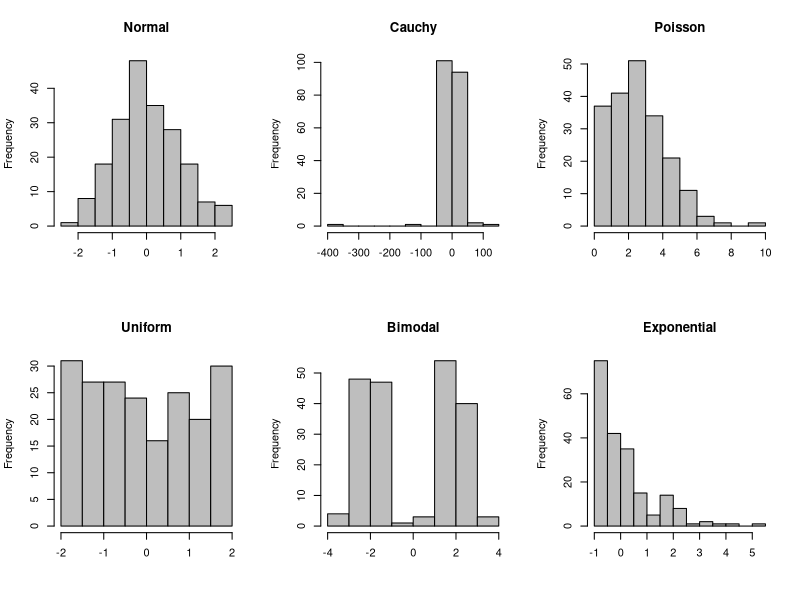
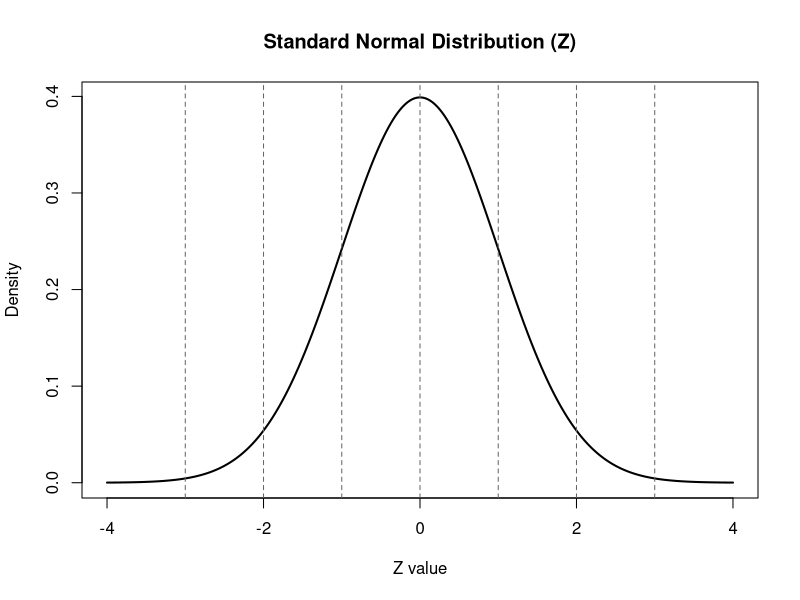

Generate these figures, in order, with R:
## ---- chunk 1
# ──────────────────────────────────────────────
# Task 1 — Interpreting Types of Data
# ──────────────────────────────────────────────
# Decide for each vector whether it represents:
#   • categorical / nominal data
#   • ordinal data
#   • metric data (discrete or continuous)
# and explain your reasoning briefly.
# ──────────────────────────────────────────────

vector_of_integers     <- c(120L, 132L, 98L, 110L, 145L, 121L)
vector_of_denominators <- c(120L, 132L, 98L, 110L, 145L, 121L)
vector_of_floats       <- c(120L, 132L, 98L, 110L, 145L, 121L)
vector_of_factors      <- c(120L, 132L, 98L, 110L, 145L, 121L)
vector_of_vectors      <- c(vector_of_integers, vector_of_integers, vector_of_integers)

# Note:
# The numerical form alone does not determine the statistical type —
# interpretation depends on the intended meaning of the data.
## ---- chunk 2
# ──────────────────────────────────────────────
# Task 2 — Assessing Distributions Visually
# ──────────────────────────────────────────────
# 1. Which of the following distributions approximates a Normal
#    distribution second best and which worst?
# 2. For each distribution, provide a biological or experimental
#    example where it may occur.
# ──────────────────────────────────────────────

set.seed(1)

# Generate data from various distributions
values_normal   <- stats::rnorm(200, mean = 0, sd = 1)           # Gaussian / Normal
values_cauchy   <- stats::rcauchy(200, location = 0, scale = 1)  # heavy tails
values_poisson  <- stats::rpois(200, lambda = 3)                 # discrete counts
values_uniform  <- stats::runif(200, min = -2, max = 2)          # equal (uniform)
values_bimodal  <- c(stats::rnorm(100, -2, 0.5),
                     stats::rnorm(100,  2, 0.5))                 # two peaks
values_skewed   <- stats::rexp(200, rate = 1) - 1                # right-skewed exponential

# Visual comparison
graphics::par(mfrow = c(2, 3))
graphics::hist(values_normal,   main = "Normal",      col = "grey", xlab = "")
graphics::hist(values_cauchy,   main = "Cauchy",      col = "grey", xlab = "")
graphics::hist(values_poisson,  main = "Poisson",     col = "grey", xlab = "")
graphics::hist(values_uniform,  main = "Uniform",     col = "grey", xlab = "")
graphics::hist(values_bimodal,  main = "Bimodal",     col = "grey", xlab = "")
graphics::hist(values_skewed,   main = "Exponential", col = "grey", xlab = "")
graphics::par(mfrow = c(1, 1))

# Shapiro–Wilk tests
tests <- c(
  Normal   = stats::shapiro.test(values_normal)$p.value,
  Cauchy   = stats::shapiro.test(values_cauchy)$p.value,
  Poisson  = stats::shapiro.test(values_poisson)$p.value,
  Uniform  = stats::shapiro.test(values_uniform)$p.value,
  Bimodal  = stats::shapiro.test(values_bimodal)$p.value,
  Exp      = stats::shapiro.test(values_skewed)$p.value
)
tests

## ---- chunk 3
# ──────────────────────────────────────────────
# Task 3 — Standard Normal Distribution (Z)
# ──────────────────────────────────────────────
# 1. Plot the standard normal density.
# 2. Add vertical dashed lines at integer Z values.
# 3. Estimate at which Z values the right-tail area equals:
#       p = 0.5, 0.1, 0.05, and 0.01
# ──────────────────────────────────────────────

# Sequence of Z values
z <- seq(-4, 4, by = 0.01)

# Compute density
density_z <- stats::dnorm(z, mean = 0, sd = 1)

# Plot the bell curve
graphics::plot(
  z, density_z, type = "l", lwd = 2, col = "black",
  main = "Standard Normal Distribution (Z)",
  xlab = "Z value", ylab = "Density"
)

# Add vertical dashed lines for key Z values
z_lines <- c(-3, -2, -1, 0, 1, 2, 3)
graphics::abline(v = z_lines, lty = 2, col = "grey40")

# Example: right-tail probability for Z = 0.8
1 - stats::pnorm(0.8)  # ≈ 0.2118

## ---- chunk 4
# ──────────────────────────────────────────────
# Task 4 — Simpson’s Paradox: Reversal through Aggregation
# ──────────────────────────────────────────────
# Background:
# Simpson’s paradox occurs when the direction of an association
# reverses after combining data across a confounding variable.
# Here, both subgroups (small and large stones) show higher
# success for Treatment A, yet the combined data suggests
# Treatment B is better.
#
# 1. Compare success rates of Treatment A and B within each stone size.
# 2. Combine the groups and test again.
# 3. Explain why the effect direction reverses in the pooled data.
# ──────────────────────────────────────────────

# Construct contingency tables (simplified kidney stone example)
# Rows = outcome (Success/Failure), Columns = Treatment (A/B)

# Small stones
small <- matrix(c(
  81, 234,  # Successes: A, B
  6,  36    # Failures:  A, B
), nrow = 2, byrow = TRUE,
dimnames = list(Outcome = c("Success","Failure"),
                Treatment = c("A","B")))

# Large stones
large <- matrix(c(
  192, 55,  # Successes: A, B
  71, 25    # Failures:  A, B
), nrow = 2, byrow = TRUE,
dimnames = list(Outcome = c("Success","Failure"),
                Treatment = c("A","B")))

# Combine totals across both stone sizes
total <- small + large

# Display tables
small
large
total

# Run Fisher’s exact tests
stats::fisher.test(small)   # Small stones
stats::fisher.test(large)   # Large stones
stats::fisher.test(total)   # Combined

# Calculate success proportions
prop.table(small, 2)   # within treatment for small stones
prop.table(large, 2)   # within treatment for large stones
prop.table(total, 2)   # within treatment for total cohort

## ---- chunk 5
# ──────────────────────────────────────────────
# Task 5 — Outlier Robustness in Two-Group Comparisons
# ──────────────────────────────────────────────
# 1. Compare t-test and Wilcoxon rank-sum on clean data.
# 2. Replace one value with a single extreme outlier and compare again.
# 3. Append additional outliers (increase their count) and observe how
#    both tests degrade.
# 4. Decide which test is more stable to outliers and explain why.
# ──────────────────────────────────────────────

set.seed(2)
A <- stats::rnorm(20, mean = 0,  sd = 1)
B <- stats::rnorm(20, mean = 1,  sd = 1)

# 1) Clean data: baseline comparison
p_t_clean  <- stats::t.test(A, B)$p.value   # t.test
p_w_clean  <- stats::wilcox.test(A, B)$p.value                 # Rank-sum test
p_t_clean
p_w_clean

# 2) Contamination by replacement: one extreme outlier in B
B_out <- B
B_out[1] <- 17.5

p_t_repl  <- stats::t.test(A, B_out)$p.value
p_w_repl  <- stats::wilcox.test(A, B_out)$p.value
p_t_repl
p_w_repl

# Helpers:
# Contamination by appending: add k extreme outliers to B
append_outliers <- function(A, B, k = 1, value = 17.5) {
  B_app <- c(B, rep(value, k))
  A_app <- c(A, rep(0,    k))   # keep A length comparable (neutral padding)
  c(
    p_t = stats::t.test(A_app, B_app, var.equal = FALSE)$p.value,
    p_w = stats::wilcox.test(A_app, B_app)$p.value
  )
}

# Evaluate growing number of appended outliers
k_values <- c(1, 2, 5, 10)
p_mat <- sapply(k_values, function(k) append_outliers(A, B, k = k, value = 17.5))
colnames(p_mat) <- paste0("k=", k_values)
p_mat

# Quick printout of baseline vs 1 replacement
c(
  t_clean  = p_t_clean,
  w_clean  = p_w_clean,
  t_repl1  = p_t_repl,
  w_repl1  = p_w_repl
)

# Hint: You can append values by:
# A_new <- c(A, 170)
# B_new <- c(B, 170)

## ---- chunk 6
# ──────────────────────────────────────────────
# Task 6 — Plants in Chambers: Misleading ANOVA
# ──────────────────────────────────────────────
# Background:
# A biologist investigates whether light color affects
# plant growth. She grows ten plants per color in separate
# chambers (one chamber per light color), then performs
# an ANOVA on individual plant heights.
#
# 1. Interpret the result of the initial ANOVA.
# 2. Explain why this experimental setup is ill-constructed.
# 3. Suggest how to design the experiment properly.
# 4. Describe or perform the correct ANOVA.
# ──────────────────────────────────────────────

set.seed(42)

# Simulated plant heights (cm)
red   <- stats::rnorm(10, mean = 18, sd = 1.5)   # Chamber 1
blue  <- stats::rnorm(10, mean = 22, sd = 1.5)   # Chamber 2
white <- stats::rnorm(10, mean = 26, sd = 1.5)   # Chamber 3

# Combine into one dataset
growth <- c(red, blue, white)
light  <- factor(rep(c("Red", "Blue", "White"), each = 10))

# Perform the ANOVA
anova_wrong <- stats::aov(growth ~ light)
summary(anova_wrong)

## ---- chunk 7
# ──────────────────────────────────────────────
# Task 6 (continued) — Correct ANOVA with Proper Design
# ──────────────────────────────────────────────
# Proper experimental design:
# | Light color | Number of chambers | Plants per chamber |
# |--------------|--------------------|--------------------|
# | Red          | 3                  | 10                 |
# | Blue         | 3                  | 10                 |
# | White        | 3                  | 10                 |
#
# 1. Simulate a properly replicated experiment.
# 2. Compute chamber-level means.
# 3. Perform an ANOVA at the chamber level.
# 4. Interpret why this design avoids pseudoreplication.
# ──────────────────────────────────────────────

set.seed(42)

# 3 chambers per light color, 10 plants each
growth  <- numeric()
light   <- character()
chamber <- character()

means <- c(Red = 18, Blue = 22, White = 26)

for (col in names(means)) {
  for (rep in 1:3) {  # three chambers per light color
    # Each chamber has a slightly different mean due to random variation
    chamber_mean <- stats::rnorm(1, mean = means[col], sd = 1.0)
    # Within-chamber variation among plants
    plant_values <- stats::rnorm(10, mean = chamber_mean, sd = 1.5)
    
    growth   <- c(growth, plant_values)
    light    <- c(light, rep(col, 10))
    chamber  <- c(chamber, rep(paste0(col, "_", rep), 10))
  }
}

df <- data.frame(growth, light = factor(light), chamber = factor(chamber))

# Aggregate chamber means (chambers = independent replicates)
chamber_means <- aggregate(growth ~ light + chamber, data = df, FUN = mean)

# Correct ANOVA based on chamber means
anova_correct <- stats::aov(growth ~ light, data = chamber_means)
summary(anova_correct)

